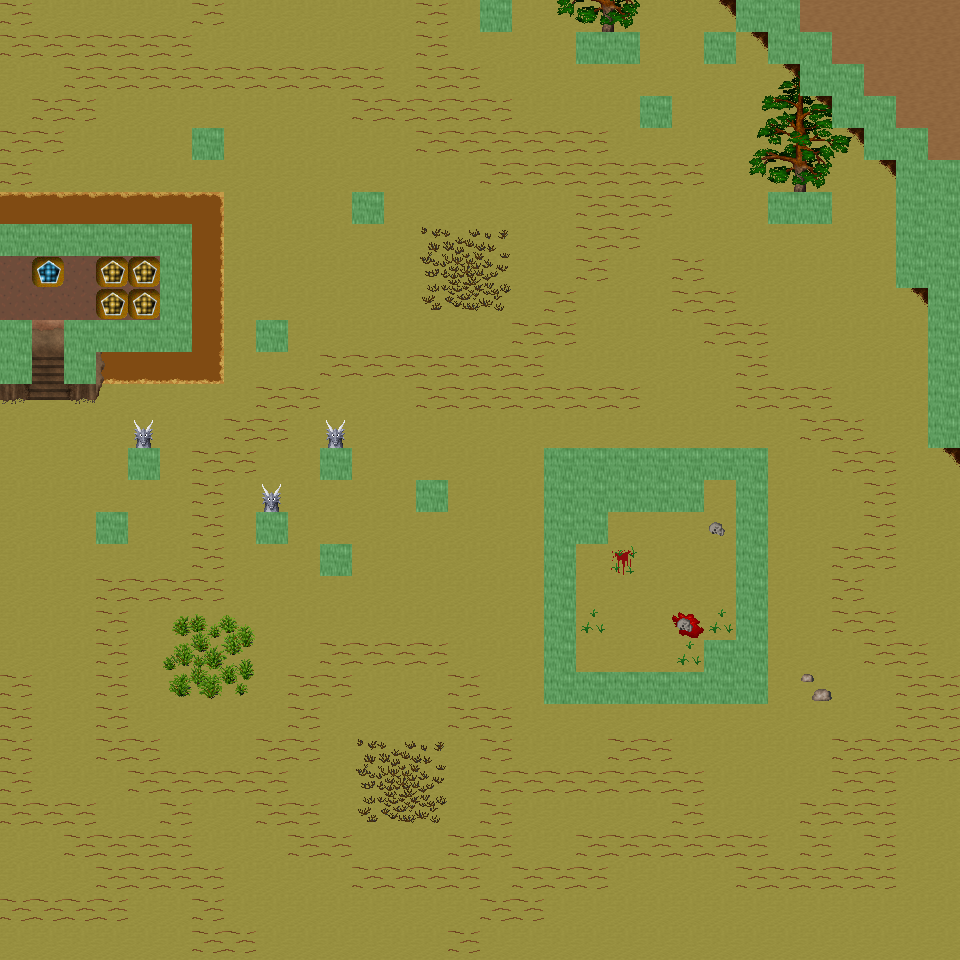

Tiled map render using the project's own tile images. Description and the map definition, with tile-layer contents summarised, below:
An orthogonal 30x30 tile map with 32x32 px tiles, 6 tile layers (Ground, Object, Object2, Above, ...), 57 tilesets and 9 objects (9x mapExit).

<map version="1.0" orientation="orthogonal" renderorder="right-down" width="30" height="30" tilewidth="32" tileheight="32" nextobjectid="10">
  <tileset firstgid="1" name="tileset_ground_ground" tilewidth="32" tileheight="32" tilecount="33" columns="3">
    <image source="../drawable/tileset_ground_ground.png" width="96" height="352" />
  </tileset>
  <tileset firstgid="34" name="tileset_ground_ice_ice" tilewidth="32" tileheight="32" tilecount="3" columns="3">
    <image source="../drawable/tileset_ground_ice_ice.png" width="96" height="32" />
  </tileset>
  <tileset firstgid="37" name="tileset_ground_indoor_brown_hole" tilewidth="32" tileheight="32" tilecount="56" columns="7">
    <image source="../drawable/tileset_ground_indoor_brown_hole.png" width="224" height="256" />
  </tileset>
  <tileset firstgid="93" name="tileset_ground_earth_edges" tilewidth="32" tileheight="32" tilecount="18" columns="6">
    <image source="../drawable/tileset_ground_earth_edges.png" width="192" height="96" />
  </tileset>
  <tileset firstgid="111" name="tileset_ground_rock_pebbles" tilewidth="32" tileheight="32" tilecount="3" columns="1">
    <image source="../drawable/tileset_ground_rock_pebbles.png" width="32" height="96" />
  </tileset>
  <tileset firstgid="114" name="tileset_item_corpse_huge_animal" tilewidth="32" tileheight="32" tilecount="16" columns="2">
    <image source="../drawable/tileset_item_corpse_huge_animal.png" width="64" height="256" />
  </tileset>
  <tileset firstgid="130" name="tileset_plant_flower_daisy_white" tilewidth="32" tileheight="32" tilecount="8" columns="2">
    <image source="../drawable/tileset_plant_flower_daisy_white.png" width="64" height="128" />
  </tileset>
  <tileset firstgid="138" name="tileset_ground_ridge_earth_dark" tilewidth="32" tileheight="32" tilecount="96" columns="12">
    <image source="../drawable/tileset_ground_ridge_earth_dark.png" width="384" height="256" />
  </tileset>
  <tileset firstgid="234" name="tileset_ground_grass_edges" tilewidth="32" tileheight="32" tilecount="36" columns="12">
    <image source="../drawable/tileset_ground_grass_edges.png" width="384" height="96" />
  </tileset>
  <tileset firstgid="270" name="tileset_ground_ridge_ice_2" tilewidth="32" tileheight="32" tilecount="42" columns="7">
    <image source="../drawable/tileset_ground_ridge_ice_2.png" width="224" height="192" />
  </tileset>
  <tileset firstgid="312" name="tileset_ground_ice_glacier" tilewidth="32" tileheight="32" tilecount="1" columns="1">
    <image source="../drawable/tileset_ground_ice_glacier.png" width="32" height="32" />
  </tileset>
  <tileset firstgid="313" name="tileset_plant_bush_large_brown" tilewidth="32" tileheight="32" tilecount="9" columns="3">
    <image source="../drawable/tileset_plant_bush_large_brown.png" width="96" height="96" />
  </tileset>
  <tileset firstgid="322" name="tileset_ground_ridge_ice" tilewidth="32" tileheight="32" tilecount="42" columns="7">
    <image source="../drawable/tileset_ground_ridge_ice.png" width="224" height="192" />
  </tileset>
  <tileset firstgid="364" name="tileset_plant_bush_various_small" tilewidth="32" tileheight="32" tilecount="9" columns="3">
    <image source="../drawable/tileset_plant_bush_various_small.png" width="96" height="96" />
  </tileset>
  <tileset firstgid="373" name="tileset_ground_rock_rocks_2" tilewidth="32" tileheight="32" tilecount="4" columns="2">
    <image source="../drawable/tileset_ground_rock_rocks_2.png" width="64" height="64" />
  </tileset>
  <tileset firstgid="377" name="tileset_ground_brown_2" tilewidth="32" tileheight="32" tilecount="2" columns="1">
    <image source="../drawable/tileset_ground_brown_2.png" width="32" height="64" />
  </tileset>
  <tileset firstgid="379" name="tileset_plant_bush_large_green" tilewidth="32" tileheight="32" tilecount="9" columns="3">
    <image source="../drawable/tileset_plant_bush_large_green.png" width="96" height="96" />
  </tileset>
  <tileset firstgid="388" name="tileset_plant_grasses" tilewidth="32" tileheight="32" tilecount="6" columns="3">
    <image source="../drawable/tileset_plant_grasses.png" width="96" height="64" />
  </tileset>
  <tileset firstgid="394" name="tileset_furniture_table_long_side_on_pale" tilewidth="32" tileheight="32" tilecount="3" columns="3">
    <image source="../drawable/tileset_furniture_table_long_side_on_pale.png" width="96" height="32" />
  </tileset>
  <tileset firstgid="397" name="tileset_item_blood_nsew_stains" tilewidth="32" tileheight="32" tilecount="4" columns="2">
    <image source="../drawable/tileset_item_blood_nsew_stains.png" width="64" height="64" />
  </tileset>
  <tileset firstgid="401" name="tileset_item_blood_floor_stains_2" tilewidth="32" tileheight="32" tilecount="4" columns="2">
    <image source="../drawable/tileset_item_blood_floor_stains_2.png" width="64" height="64" />
  </tileset>
  <tileset firstgid="405" name="tileset_item_statue_grey_stone" tilewidth="32" tileheight="32" tilecount="4" columns="2">
    <image source="../drawable/tileset_item_statue_grey_stone.png" width="64" height="64" />
  </tileset>
  <tileset firstgid="409" name="tileset_item_statue_cross" tilewidth="32" tileheight="32" tilecount="1" columns="1">
    <image source="../drawable/tileset_item_statue_cross.png" width="32" height="32" />
  </tileset>
  <tileset firstgid="410" name="tileset_item_button_gold" tilewidth="32" tileheight="32" tilecount="2" columns="2">
    <image source="../drawable/tileset_item_button_gold.png" width="64" height="32" />
  </tileset>
  <tileset firstgid="412" name="tileset_ground_rock_green_crystal" tilewidth="32" tileheight="32" tilecount="9" columns="3">
    <image source="../drawable/tileset_ground_rock_green_crystal.png" width="96" height="96" />
  </tileset>
  <tileset firstgid="421" name="tileset_item_statue_metal_and_stone" tilewidth="32" tileheight="32" tilecount="6" columns="3">
    <image source="../drawable/tileset_item_statue_metal_and_stone.png" width="96" height="64" />
  </tileset>
  <tileset firstgid="427" name="tileset_ground_ladder_horizontal_pale" tilewidth="32" tileheight="32" tilecount="3" columns="1">
    <image source="../drawable/tileset_ground_ladder_horizontal_pale.png" width="32" height="96" />
  </tileset>
  <tileset firstgid="430" name="tileset_building_fence_fence_chunky" tilewidth="32" tileheight="32" tilecount="21" columns="3">
    <image source="../drawable/tileset_building_fence_fence_chunky.png" width="96" height="224" />
  </tileset>
  <tileset firstgid="451" name="tileset_plant_bush_bushes" tilewidth="32" tileheight="32" tilecount="10" columns="5">
    <image source="../drawable/tileset_plant_bush_bushes.png" width="160" height="64" />
  </tileset>
  <tileset firstgid="461" name="tileset_item_blood_floor_stain" tilewidth="32" tileheight="32" tilecount="1" columns="1">
    <image source="../drawable/tileset_item_blood_floor_stain.png" width="32" height="32" />
  </tileset>
  <tileset firstgid="462" name="tileset_item_corpse_skull_dark" tilewidth="32" tileheight="32" tilecount="2" columns="2">
    <image source="../drawable/tileset_item_corpse_skull_dark.png" width="64" height="32" />
  </tileset>
  <tileset firstgid="464" name="tileset_logic_creature_human" tilewidth="32" tileheight="32" tilecount="5" columns="5">
    <image source="../drawable/tileset_logic_creature_human.png" width="160" height="32" />
  </tileset>
  <tileset firstgid="469" name="tileset_logic_creature_elemental" tilewidth="32" tileheight="32" tilecount="16" columns="8">
    <image source="../drawable/tileset_logic_creature_elemental.png" width="256" height="64" />
  </tileset>
  <tileset firstgid="485" name="tileset_logic_creature_undead" tilewidth="32" tileheight="32" tilecount="16" columns="8">
    <image source="../drawable/tileset_logic_creature_undead.png" width="256" height="64" />
  </tileset>
  <tileset firstgid="501" name="tileset_logic_item_sheepfood" tilewidth="32" tileheight="32" tilecount="1" columns="1">
    <image source="../drawable/tileset_logic_item_sheepfood.png" width="32" height="32" />
  </tileset>
  <tileset firstgid="502" name="tileset_logic_creature_sheep" tilewidth="32" tileheight="32" tilecount="1" columns="1">
    <image source="../drawable/tileset_logic_creature_sheep.png" width="32" height="32" />
  </tileset>
  <tileset firstgid="503" name="tileset_logic_collision" tilewidth="32" tileheight="32" tilecount="1" columns="1">
    <image source="../drawable/tileset_logic_collision.png" width="32" height="32" />
  </tileset>
  <tileset firstgid="504" name="tileset_plant_tree_taller_trees" tilewidth="32" tileheight="32" tilecount="32" columns="8">
    <image source="../drawable/tileset_plant_tree_taller_trees.png" width="256" height="128" />
  </tileset>
  <tileset firstgid="536" name="tileset_building_wall_int_clay" tilewidth="32" tileheight="32" tilecount="100" columns="10">
    <image source="../drawable/tileset_building_wall_int_clay.png" width="320" height="320" />
  </tileset>
  <tileset firstgid="636" name="tileset_plant_tree_pine_tree" tilewidth="32" tileheight="32" tilecount="20" columns="4">
    <image source="../drawable/tileset_plant_tree_pine_tree.png" width="128" height="160" />
  </tileset>
  <tileset firstgid="656" name="tileset_plant_tree_pine_tree_1" tilewidth="32" tileheight="32" tilecount="20" columns="4">
    <image source="../drawable/tileset_plant_tree_pine_tree_1.png" width="128" height="160" />
  </tileset>
  <tileset firstgid="676" name="tileset_plant_stump_hollow_logs" tilewidth="32" tileheight="32" tilecount="6" columns="3">
    <image source="../drawable/tileset_plant_stump_hollow_logs.png" width="96" height="64" />
  </tileset>
  <tileset firstgid="682" name="tileset_plant_stump_small_stump" tilewidth="32" tileheight="32" tilecount="4" columns="2">
    <image source="../drawable/tileset_plant_stump_small_stump.png" width="64" height="64" />
  </tileset>
  <tileset firstgid="686" name="tileset_plant_stump_stump_snow1" tilewidth="32" tileheight="32" tilecount="2" columns="2">
    <image source="../drawable/tileset_plant_stump_stump_snow1.png" width="64" height="32" />
  </tileset>
  <tileset firstgid="688" name="tileset_plant_stump_stump_snow" tilewidth="32" tileheight="32" tilecount="2" columns="2">
    <image source="../drawable/tileset_plant_stump_stump_snow.png" width="64" height="32" />
  </tileset>
  <tileset firstgid="690" name="tileset_building_decoration_rocks" tilewidth="32" tileheight="32" tilecount="6" columns="3">
    <image source="../drawable/tileset_building_decoration_rocks.png" width="96" height="64" />
  </tileset>
  <tileset firstgid="696" name="tileset_ground_rock_rocks" tilewidth="32" tileheight="32" tilecount="4" columns="2">
    <image source="../drawable/tileset_ground_rock_rocks.png" width="64" height="64" />
  </tileset>
  <tileset firstgid="700" name="tileset_ground_grass_corners" tilewidth="32" tileheight="32" tilecount="24" columns="6">
    <image source="../drawable/tileset_ground_grass_corners.png" width="192" height="128" />
  </tileset>
  <tileset firstgid="724" name="tileset_plant_lily_pads" tilewidth="32" tileheight="32" tilecount="2" columns="1">
    <image source="../drawable/tileset_plant_lily_pads.png" width="32" height="64" />
  </tileset>
  <tileset firstgid="726" name="tileset_plant_tree_snow_on_pine" tilewidth="32" tileheight="32" tilecount="20" columns="4">
    <image source="../drawable/tileset_plant_tree_snow_on_pine.png" width="128" height="160" />
  </tileset>
  <tileset firstgid="746" name="tileset_ground_stonecircle" tilewidth="32" tileheight="32" tilecount="81" columns="9">
    <image source="../drawable/tileset_ground_stonecircle.png" width="288" height="288" />
  </tileset>
  <tileset firstgid="827" name="tileset_object_rotating_crystal" tilewidth="32" tileheight="32" tilecount="48" columns="8">
    <image source="../drawable/tileset_object_rotating_crystal.png" width="256" height="192" />
  </tileset>
  <tileset firstgid="875" name="tileset_light_white_1x1" tilewidth="32" tileheight="32" tilecount="1" columns="1">
    <image source="../drawable/tileset_light_white_1x1.png" width="32" height="32" />
  </tileset>
  <tileset firstgid="876" name="tileset_light_light_5x5" tilewidth="32" tileheight="32" tilecount="25" columns="5">
    <image source="../drawable/tileset_light_light_5x5.png" width="160" height="160" />
  </tileset>
  <tileset firstgid="901" name="tileset_logic_creature_fowl" tilewidth="32" tileheight="32" tilecount="6" columns="6">
    <image source="../drawable/tileset_logic_creature_fowl.png" width="192" height="32" />
  </tileset>
  <tileset firstgid="907" name="tileset_building_wall_int_sandstone" tilewidth="32" tileheight="32" tilecount="15" columns="3">
    <image source="../drawable/tileset_building_wall_int_sandstone.png" width="96" height="160" />
  </tileset>
  <tileset firstgid="922" name="tileset_logic_creature_animal" tilewidth="32" tileheight="32" tilecount="32" columns="8">
    <image source="../drawable/tileset_logic_creature_animal.png" width="256" height="128" />
  </tileset>
  <layer name="Ground" width="30" height="30">
    <data>[900 cells, 900 non-empty, 5 distinct tile ids]</data>
  </layer>
  <layer name="Object" width="30" height="30">
    <data>[900 cells, 313 non-empty, 46 distinct tile ids]</data>
  </layer>
  <layer name="Object2" width="30" height="30">
    <data>[900 cells, 68 non-empty, 34 distinct tile ids]</data>
  </layer>
  <layer name="Above" width="30" height="30">
    <data>[900 cells, 27 non-empty, 19 distinct tile ids]</data>
  </layer>
  <layer name="Above2" width="30" height="30">
    <data>[900 cells, 0 non-empty, 0 distinct tile ids]</data>
  </layer>
  <layer name="Walkable" width="30" height="30">
    <data>[900 cells, 86 non-empty, 1 distinct tile ids]</data>
  </layer>
  <objectgroup name="MapEvents">
    <object id="1" name="north" type="mapExit" x="0" y="0" width="480" height="32">
      <properties>
        <property name="map" value="level_0_x70_y8" />
        <property name="x" value="0" />
        <property name="y" value="28" />
      </properties>
    </object>
    <object id="2" name="north2" type="mapExit" x="512" y="0" width="224" height="32">
      <properties>
        <property name="map" value="level_0_x70_y8" />
        <property name="x" value="16" />
        <property name="y" value="28" />
      </properties>
    </object>
    <object id="3" name="north3" type="mapExit" x="800" y="0" width="160" height="32">
      <properties>
        <property name="map" value="level_0_x70_y8" />
        <property name="x" value="25" />
        <property name="y" value="28" />
      </properties>
    </object>
    <object id="4" name="south" type="mapExit" x="0" y="928" width="960" height="32">
      <properties>
        <property name="map" value="level_0_x70_y10" />
        <property name="x" value="0" />
        <property name="y" value="1" />
      </properties>
    </object>
    <object id="5" name="west" type="mapExit" x="0" y="0" width="32" height="224">
      <properties>
        <property name="map" value="level_0_x69_y9" />
        <property name="x" value="28" />
        <property name="y" value="0" />
      </properties>
    </object>
    <object id="6" name="west2" type="mapExit" x="0" y="256" width="32" height="64">
      <properties>
        <property name="map" value="level_0_x69_y9" />
        <property name="x" value="28" />
        <property name="y" value="8" />
      </properties>
    </object>
    <object id="7" name="west3" type="mapExit" x="0" y="384" width="32" height="576">
      <properties>
        <property name="map" value="level_0_x69_y9" />
        <property name="x" value="28" />
        <property name="y" value="12" />
      </properties>
    </object>
    <object id="8" name="east" type="mapExit" x="928" y="0" width="32" height="160">
      <properties>
        <property name="map" value="level_0_x71_y9" />
        <property name="x" value="1" />
        <property name="y" value="0" />
      </properties>
    </object>
    <object id="9" name="east2" type="mapExit" x="928" y="448" width="32" height="512">
      <properties>
        <property name="map" value="level_0_x71_y9" />
        <property name="x" value="1" />
        <property name="y" value="14" />
      </properties>
    </object>
  </objectgroup>
</map>
